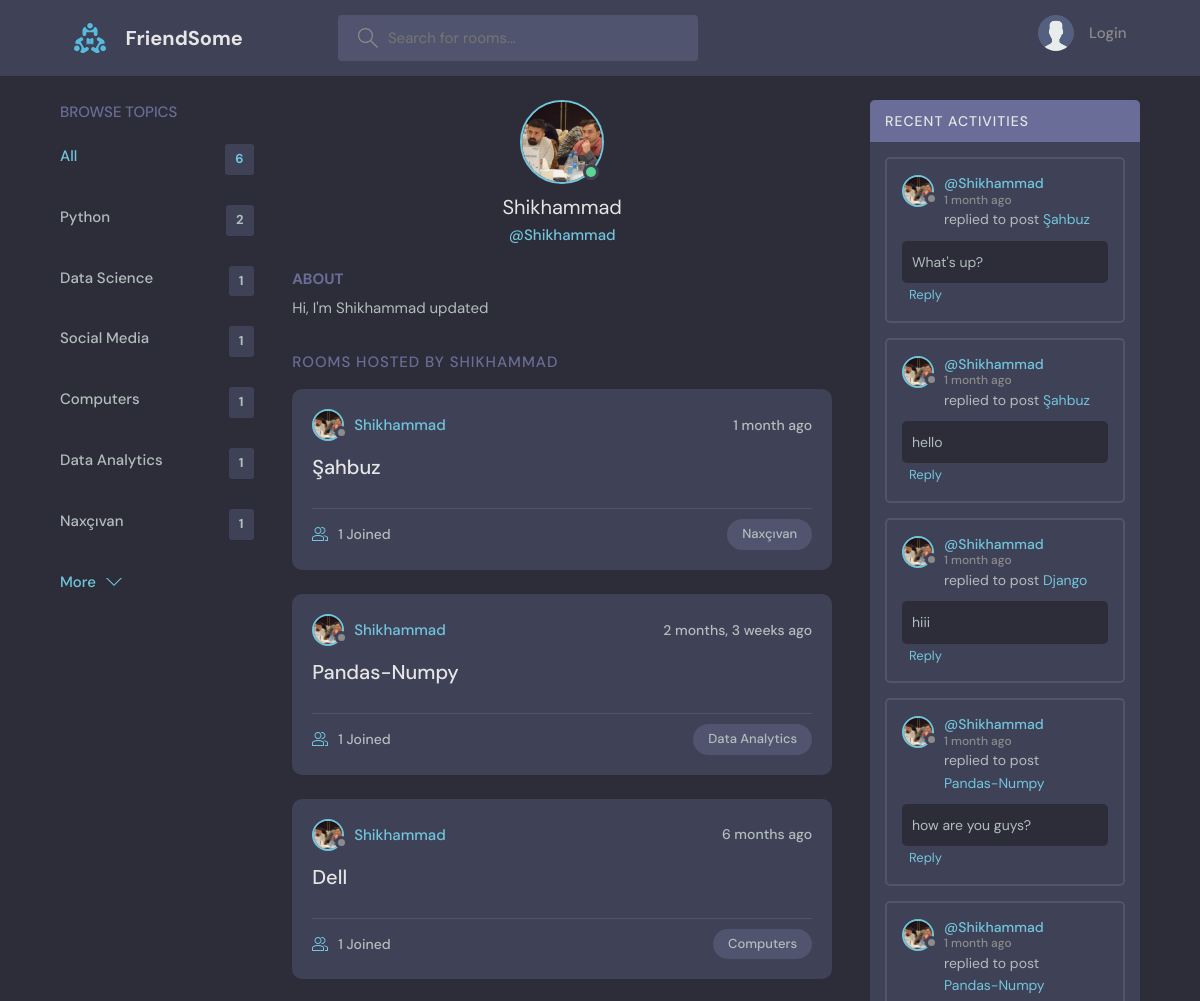
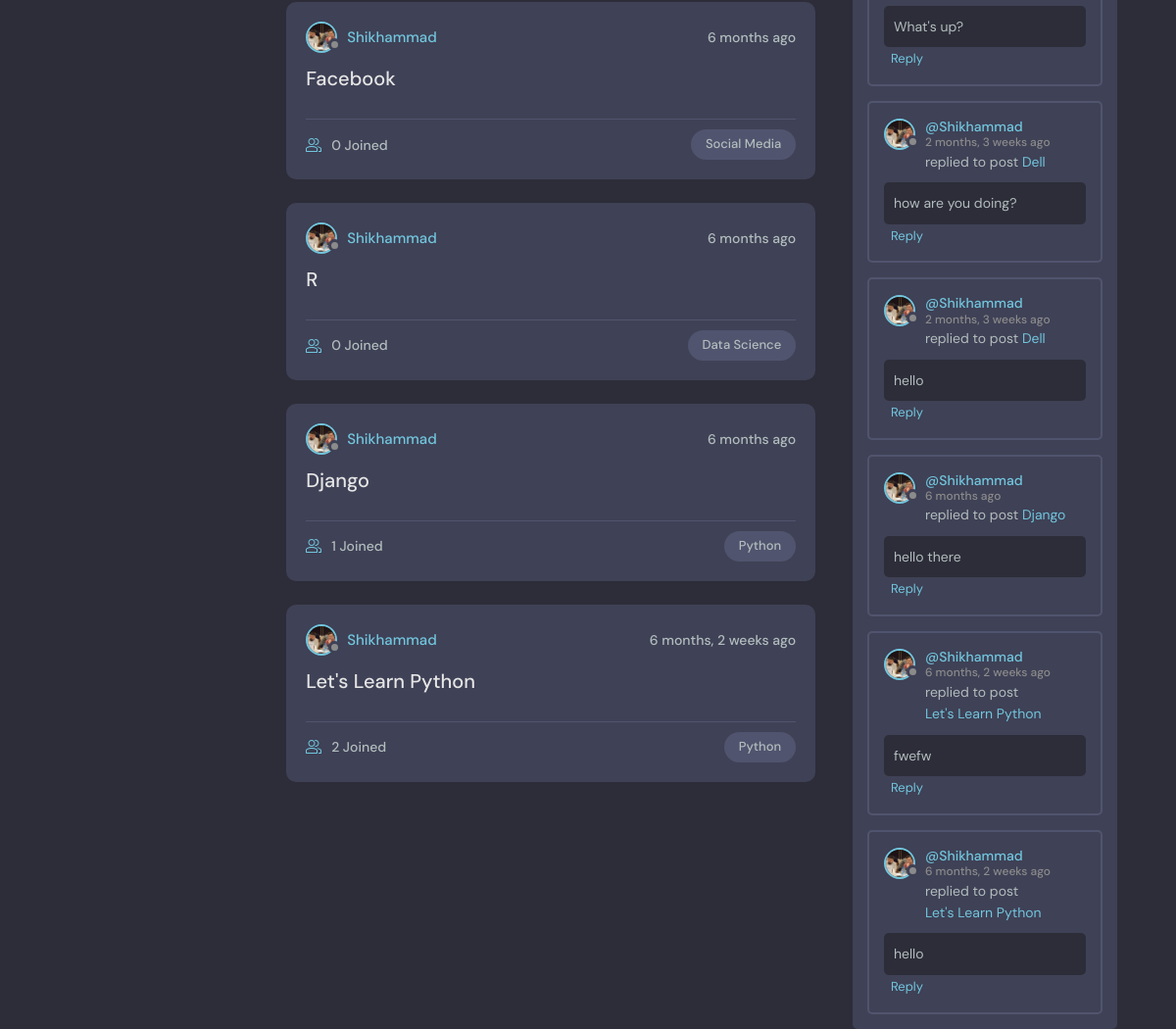
Page /profile/1/ on the committed database (2 pictures, top to bottom).
### base/models.py (models this page shows, shortened)
class Topic(models.Model):
    name = models.CharField(max_length=200)

class User(AbstractUser):
    name = models.CharField(max_length=200, null=True)
    email = models.EmailField(unique=True, null=True)
    bio = models.TextField(null=True)
    avatar = models.ImageField(null=True, default="avatar.svg")
    USERNAME_FIELD = 'email'
    REQUIRED_FIELDS = []

class Room(models.Model):
    host = models.ForeignKey(User, on_delete=models.SET_NULL, null=True)
    topic = models.ForeignKey(Topic, on_delete=models.SET_NULL, null=True)
    name = models.CharField(max_length=200)
    description = models.TextField(null=True, blank=True)
    participants = models.ManyToManyField(User, related_name='participants', blank=True)
    updated = models.DateTimeField(auto_now=True)
    created = models.DateTimeField(auto_now_add=True)
    class Meta:
        ordering = ['-updated', '-created']
    def __str__(self):
        return self.name

class Message(models.Model):
    user = models.ForeignKey(User, on_delete=models.CASCADE)
    room = models.ForeignKey(Room, on_delete=models.CASCADE)
    body = models.TextField(blank=False)
    updated = models.DateTimeField(auto_now=True)
    created = models.DateTimeField(auto_now_add=True)
    class Meta:
        ordering = ['-updated', '-created']

### base/views.py (the view)
# urls.py: path('profile/<str:pk>/', views.userProfile, name='user-profile'),
def userProfile(request, pk):
    user = User.objects.get(id=pk)
    rooms = user.room_set.all()
    room_messages = user.message_set.all()
    topics = Topic.objects.all()
    my_context = {'user': user, 'rooms': rooms,
                  'room_messages': room_messages,
                  'topics': topics}
    return render(request, 'base/profile.html', my_context)

### base/templates/base/profile.html (shortened to what this page needs)
{% extends 'main.html' %}
{% load static %}
{% block content %}
  <main class="profile-page layout layout--3">
    <div class="container">
      {% include 'base/topics_component.html' %}
      <div class="roomList">
        <div class="profile">
          <div class="profile__avatar">
            <div class="avatar avatar--large active">
              <img src="{{ user.avatar.url }}" />
            </div>
          </div>
          <div class="profile__info">
            <h3>{{ user.username }}</h3>
            <p>@{{ user.username }}</p>
          </div>
          <div class="profile__about">
            <h3>About</h3>
            <p>
              {{ user.bio }}
            </p>
          </div>
        </div>
        <div class="roomList__header">
          <div>
            <h2>Rooms Hosted by {{ user.username }}
            </h2>
          </div>
        </div>
         {% include 'base/feed_component.html' %}
      </div>
        {% include 'base/activity_component.html' %}
    </div>
  </main>
{% endblock content %}

### templates/main.html (shortened to what this page needs)
<!DOCTYPE html>
{% load static %}
<html lang="en">
  <head>
    <link rel="stylesheet" href="{% static 'styles/style.css'%}" />
  </head>
  <body>
     {% include 'navbar.html' %}
     {% block content %}
     {% endblock %}
  </body>
</html>

### templates/navbar.html (shortened to what this page needs)
{% load static %}
<header class="header header--loggedIn">
      <div class="container">
        <a href="{% url 'home' %}" class="header__logo">
          <img src="{% static 'images/logo.svg' %}" />
          <h1>FriendSome</h1>
        </a>
        <form class="header__search" method="GET" action="{% url 'home' %}">
          <label>
            <input name="q" placeholder="Search for rooms..." />
          </label>
        </form>
        <nav class="header__menu">
        {% if request.user.is_authenticated %}
          <div class="header__user">
            <a href="{% url 'user-profile' request.user.id %}">
              <div class="avatar avatar--medium active">
                <img src="{{ request.user.avatar.url }}" />
              </div>
              <p> {{ request.user.name }} <span>@{{ request.user.username }}</span></p>
            </a>
            <button class="dropdown-button">
              <svg version="1.1" xmlns="http://www.w3.org/2000/svg" width="32" height="32" viewBox="0 0 32 32">
                <title>chevron-down</title>
                <path d="M16 21l-13-13h-3l16 16 16-16h-3l-13 13z"></path>
              </svg>
            </button>
          </div>
        {% else %}
       <a href="{% url 'login' %}">
        <img src="{% static 'images/avatar.svg' %}" />
        <p>Login</p>
      </a>
        {% endif %}
        </nav>
      </div>
    </header>

### base/templates/base/topics_component.html
 <div class="topics">
          <div class="topics__header">
            <h2>Browse Topics</h2>
          </div>
          <ul class="topics__list">
            <li>
              <a href="{% url 'home' %}" class="active">All <span>{{ topics.count}}</span></a>
            </li>
              {% for topic in topics %}
            <li>
              <a href="{% url 'home' %}?q={{ topic.name }}"> {{ topic.name }} <span>{{ topic.room_set.all.count }}</span></a>
            </li>
              {% endfor %}
          </ul>
          <a class="btn btn--link" href="{% url 'topics' %}">
            More
            <svg version="1.1" xmlns="http://www.w3.org/2000/svg" width="32" height="32" viewBox="0 0 32 32">
              <title>chevron-down</title>
              <path d="M16 21l-13-13h-3l16 16 16-16h-3l-13 13z"></path>
            </svg>
          </a>
        </div>

### base/templates/base/feed_component.html (shortened to what this page needs)
{% for room in rooms %}
    <div class="roomListRoom">
            <div class="roomListRoom__header">
              <a href="{% url 'user-profile' room.host.id %}" class="roomListRoom__author">
                <div class="avatar avatar--small">
                  <img src="{{ room.host.avatar.url }}" />
                </div>
                <span>{{ room.host.username }}</span>
              </a>
              <div class="roomListRoom__actions">
                <span>{{ room.created|timesince }} ago</span>
              </div>
            </div>
        <div class="roomListRoom__content">
        <a href="{% url 'room' room.id %}">{{ room.name }}</a>
        </div>
            <div class="roomListRoom__meta">
              <a href="{% url 'room' room.id %}" class="roomListRoom__joined">
                  {{ room.participants.all.count }} Joined
              </a>
              <p class="roomListRoom__topic">{{ room.topic.name }}</p>
            </div>
          </div>
{% endfor %}

### base/templates/base/activity_component.html (shortened to what this page needs)
<div class="activities">
          <div class="activities__header">
            <h2>Recent Activities</h2>
          </div>
    {% for message in room_messages %}
          <div class="activities__box">
            <div class="activities__boxHeader roomListRoom__header">
              <a href="{% url 'user-profile' message.user.id %}" class="roomListRoom__author">
                <div class="avatar avatar--small">
                  <img src="{{ message.user.avatar.url }}" />
                </div>
                <p>
                  @{{ message.user.username }}
                  <span>{{ message.created| timesince }} ago</span>
                </p>
              </a>
            </div>
            <div class="activities__boxContent">
              <p>replied to post <a href="{% url 'room' message.room.id %}">{{ message.room }}</a></p>
                {% with text=message.body  %}
                {% if text|wordcount > 20 %}
                    <div class="activities__boxRoomContent">
                    {{text|safe|linebreaks|truncatewords:15}}<a href="{% url 'room' message.room.id %}"><br>Read more</a>
                    </div>
                {% else %}
                    <div class="activities__boxRoomContent">
                        {{ text|safe|linebreaks }}
                     </div>
                {% endif %}
                {% endwith %}
                <a style="margin-left: -3.5rem; font-size:13px" href="{% url 'room' message.room.id %}"> <small>Reply</small> </a>
            </div>
          </div>
    {% endfor %}
</div>

### rows in the picture
Topic: name "Python", room_set.all.count "2"
Topic: name "Data Science", room_set.all.count "1"
Topic: name "Social Media", room_set.all.count "1"
Topic: name "Computers", room_set.all.count "1"
Topic: name "Data Analytics", room_set.all.count "1"
Topic: name "Naxçıvan", room_set.all.count "1"
User: avatar (picture), username "Shikhammad", bio "Hi, I'm Shikhammad updated", username "SHIKHAMMAD"
Room: host.avatar (picture), host.username "Shikhammad", created "1 month", name "Şahbuz", participants.all.count "1", topic.name "Naxçıvan"
Room: host.avatar (picture), host.username "Shikhammad", created "2 months, 3 weeks", name "Pandas-Numpy", participants.all.count "1", topic.name "Data Analytics"
Room: host.avatar (picture), host.username "Shikhammad", created "6 months", name "Dell", participants.all.count "1", topic.name "Computers"
Room: host.avatar (picture), host.username "Shikhammad", created "6 months", name "Facebook", participants.all.count "0", topic.name "Social Media"
Room: host.avatar (picture), host.username "Shikhammad", created "6 months", name "R", participants.all.count "0", topic.name "Data Science"
Room: host.avatar (picture), host.username "Shikhammad", created "6 months", name "Django", participants.all.count "1", topic.name "Python"
Room: host.avatar (picture), host.username "Shikhammad", created "6 months, 2 weeks", name "Let's Learn Python", participants.all.count "2", topic.name "Python"
Message: user.avatar (picture), user.username "Shikhammad", created "1 month", room "Şahbuz", body "What's up?"
Message: user.avatar (picture), user.username "Shikhammad", created "1 month", room "Şahbuz", body "hello"
Message: user.avatar (picture), user.username "Shikhammad", created "1 month", room "Django", body "hiii"
Message: user.avatar (picture), user.username "Shikhammad", created "1 month", room "Pandas-Numpy", body "how are you guys?"
Message: user.avatar (picture), user.username "Shikhammad", created "1 month", room "Pandas-Numpy", body "What's up?"
Message: user.avatar (picture), user.username "Shikhammad", created "2 months, 3 weeks", room "Dell", body "how are you doing?"
Message: user.avatar (picture), user.username "Shikhammad", created "2 months, 3 weeks", room "Dell", body "hello"
Message: user.avatar (picture), user.username "Shikhammad", created "6 months", room "Django", body "hello there"
Message: user.avatar (picture), user.username "Shikhammad", created "6 months, 2 weeks", room "Let's Learn Python", body "fwefw"
Message: user.avatar (picture), user.username "Shikhammad", created "6 months, 2 weeks", room "Let's Learn Python", body "hello"

### other values in the picture
{{ topics.count }} "6"
